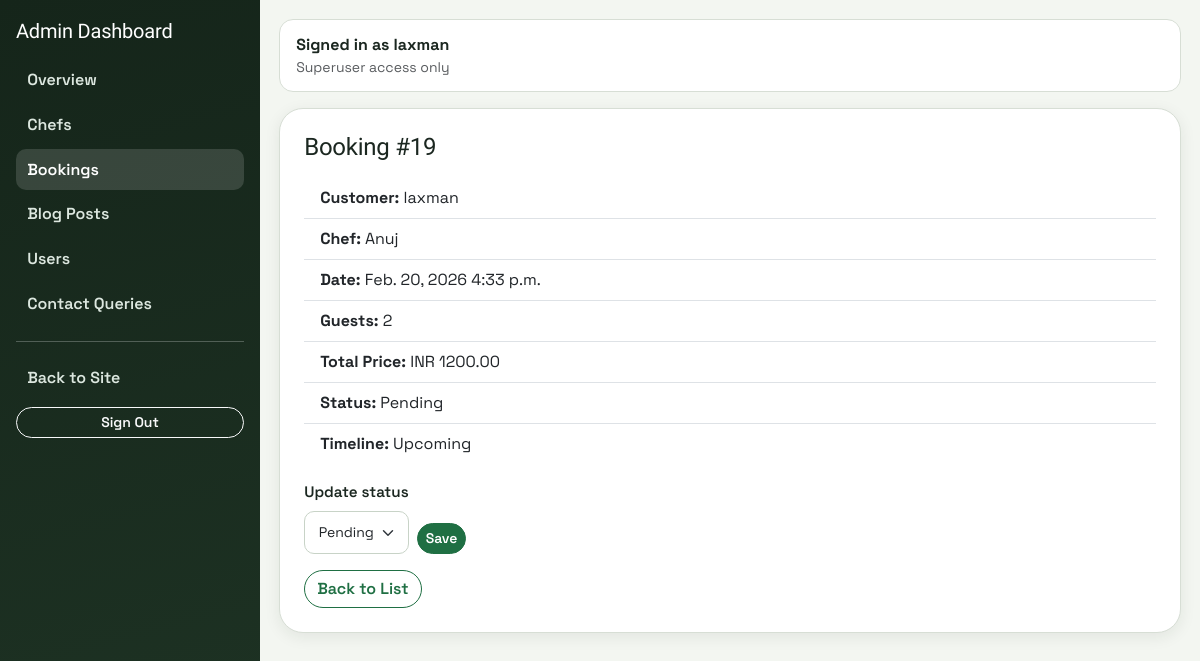
The app's page /myadmin/bookings/view/19/ (signed in) with its own data.
### booking/models.py (models this page shows, shortened)
class Booking(models.Model):
    STATUS_CHOICES = [
        ('Pending', 'Pending'),
        ('Accepted', 'Accepted'),
        ('Rejected', 'Rejected'),
    ]
    customer = models.ForeignKey(settings.AUTH_USER_MODEL, on_delete=models.CASCADE)
    chef = models.ForeignKey('Chef', on_delete=models.CASCADE)
    date = models.DateField()
    time = models.TimeField()
    person = models.PositiveIntegerField()
    total_price = models.DecimalField(max_digits=8, decimal_places=2)
    status = models.CharField(max_length=20, choices=STATUS_CHOICES, default='Pending', db_index=True)
    is_deleted = models.BooleanField(default=False, db_index=True)
    deleted_at = models.DateTimeField(blank=True, null=True)
    deleted_by = models.ForeignKey(
        settings.AUTH_USER_MODEL,
        on_delete=models.SET_NULL,
        null=True,
        blank=True,
        related_name="deleted_bookings",
    )
    objects = ActiveBookingManager()
    all_objects = BookingQuerySet.as_manager()
    @property
    def scheduled_at(self):
        return datetime.combine(self.date, self.time).replace(tzinfo=dt_timezone.utc)
    @property
    def is_past(self):
        return self.scheduled_at < timezone.now()
    class Meta:
        indexes = [
            models.Index(fields=["date"]),
            models.Index(fields=["status", "date"]),
            models.Index(fields=["is_deleted", "date"]),
        ]

class Chef(models.Model):
    user = models.OneToOneField(settings.AUTH_USER_MODEL, on_delete=models.CASCADE)
    name = models.CharField(max_length=100)
    specialty = models.CharField(max_length=200)
    experience = models.PositiveIntegerField()  # years
    team_members = models.PositiveIntegerField(
        validators=[MinValueValidator(2)],
        blank=True,
        null=True
    )
    price_per_person = models.DecimalField(max_digits=8, decimal_places=2)
    image = models.ImageField(upload_to='chef_dishes/', blank=True, null=True)

### custom_admin/views.py (the view)
# urls.py: path("bookings/view/<int:pk>/", views.booking_view, name="booking_view"),
@admin_required
def booking_view(request, pk):
    booking = get_object_or_404(Booking.all_objects.select_related("customer", "chef"), pk=pk)
    status_form = BookingStatusForm(instance=booking)
    return render(request, "custom_admin/booking_view.html", {"booking": booking, "status_form": status_form})

### custom_admin/forms.py
class BookingStatusForm(forms.ModelForm):
    class Meta:
        model = Booking
        fields = ["status"]
        widgets = {
            "status": forms.Select(attrs={"class": "form-select form-select-sm"}),
        }

### booking/context_processors.py (called while the page is built)
def chef_context(request):
    chef = None
    profile = None
    is_admin_user = False
    if request.user.is_authenticated:
        chef = Chef.objects.filter(user=request.user).first()
        profile = getattr(request.user, "profile", None)
        is_admin_user = request.user.is_superuser
    return {"chef": chef, "user_profile": profile, "is_admin_user": is_admin_user}

### custom_admin/views.py (called while the page is built)
def admin_required(view_func):
    @wraps(view_func)
    def wrapper(request, *args, **kwargs):
        if not request.user.is_authenticated:
            login_url = reverse("custom_admin:login")
            return redirect(f"{login_url}?next={request.path}")
        if not request.user.is_superuser:
            return HttpResponseForbidden("You do not have permission to access this module.")
        return view_func(request, *args, **kwargs)
    return wrapper

### custom_admin/templates/custom_admin/booking_view.html (shortened to what this page needs)
{% extends "custom_admin/base.html" %}
{% block content %}
<div class="page-card p-4" style="max-width:920px;">
  <h2 class="h4 mb-3">Booking #{{ booking.pk }}</h2>
  <ul class="list-group list-group-flush mb-3">
    <li class="list-group-item"><strong>Customer:</strong> {{ booking.customer.username }}</li>
    <li class="list-group-item"><strong>Chef:</strong> {{ booking.chef.name }}</li>
    <li class="list-group-item"><strong>Date:</strong> {{ booking.date }} {{ booking.time }}</li>
    <li class="list-group-item"><strong>Guests:</strong> {{ booking.person }}</li>
    <li class="list-group-item"><strong>Total Price:</strong> INR {{ booking.total_price }}</li>
    <li class="list-group-item"><strong>Status:</strong> {{ booking.status }}</li>
    <li class="list-group-item"><strong>Timeline:</strong> {% if booking.is_deleted %}Archived{% elif booking.is_past %}Past{% else %}Upcoming{% endif %}</li>
  </ul>
  {% if not booking.is_deleted %}
  <form method="post" action="{% url 'custom_admin:booking_update_status' booking.pk %}" class="d-flex gap-2 align-items-end">
    <div>
      <label class="form-label">Update status</label>
      {{ status_form.status }}
    </div>
    <button type="submit" class="btn btn-primary btn-sm">Save</button>
  </form>
  {% else %}
  <p class="text-muted">Archived bookings cannot be updated.</p>
  {% endif %}
  <a href="{% url 'custom_admin:booking_list' %}" class="btn btn-outline-primary mt-3">Back to List</a>
</div>
{% endblock %}

### custom_admin/templates/custom_admin/base.html (shortened to what this page needs)
{% load static %}
<!DOCTYPE html>
<html lang="en">
<head>
  <link href="https://cdn.jsdelivr.net/npm/bootstrap@5.3.3/dist/css/bootstrap.min.css" rel="stylesheet" />
  <link href="{% static 'css/site.css' %}" rel="stylesheet" />
</head>
<body>
  <div class="admin-shell">
    <aside class="admin-sidebar">
      <h1 class="h5 text-white mb-3">Admin Dashboard</h1>
      <a href="{% url 'custom_admin:dashboard' %}" class="{% if request.resolver_match.url_name == 'dashboard' %}active{% endif %}">Overview</a>
      <a href="{% url 'custom_admin:chef_list' %}" class="{% if request.resolver_match.url_name == 'chef_list' or request.resolver_match.url_name == 'chef_add' or request.resolver_match.url_name == 'chef_edit' %}active{% endif %}">Chefs</a>
      <a href="{% url 'custom_admin:booking_list' %}" class="{% if request.resolver_match.url_name == 'booking_list' or request.resolver_match.url_name == 'booking_view' %}active{% endif %}">Bookings</a>
      <a href="{% url 'custom_admin:blog_list' %}" class="">Blog Posts</a>
      <a href="{% url 'custom_admin:user_list' %}" class="">Users</a>
      <a href="{% url 'custom_admin:contact_query_list' %}" class="{% if request.resolver_match.url_name == 'contact_query_list' or request.resolver_match.url_name == 'contact_query_view' %}active{% endif %}">Contact Queries</a>
      <hr class="border-light" />
      <a href="{% url 'home' %}">Back to Site</a>
      <form action="{% url 'custom_admin:logout' %}" method="post" class="mt-2">
        <button type="submit" class="btn btn-outline-light btn-sm w-100">Sign Out</button>
      </form>
    </aside>
    <main class="admin-main">
      <div class="admin-topbar d-flex justify-content-between align-items-center">
        <div>
          <strong>Signed in as {{ request.user.username }}</strong>
          <div class="text-muted small">Superuser access only</div>
        </div>
      </div>
      {% block content %}{% endblock %}
    </main>
  </div>
</body>
</html>

### static/css/site.css (style rules this page uses)
:root { --bg: #f5f7f3; --surface: #ffffff; --surface-muted: #eef2ea; --text: #1b2720; --text-muted: #4b5d50; --primary: #1f6f43; --primary-strong: #165233; --accent: #b87a2a; --border: #d7ded5; --danger: #a53838; --radius-sm: 10px; --radius-md: 16px; --radius-lg: 24px; --shadow-sm: 0 4px 16px rgba(22, 38, 28, 0.08); --shadow-md: 0 12px 36px rgba(22, 38, 28, 0.13); }
* { box-sizing: border-box; }
html, body { margin: 0; padding: 0; }
body { font-family: "Space Grotesk", "Segoe UI", sans-serif; color: var(--text); background: radial-gradient(circle at 10% 10%, #dfeadb 0%, rgba(223, 234, 219, 0) 40%), linear-gradient(180deg, #f9fbf8 0%, #eef3ec 100%); min-height: 100vh; }
h1, h2, h3, h4, h5, h6 { font-family: "Sora", "Segoe UI", sans-serif; letter-spacing: -0.01em; margin-top: 0; color: #132117; }
a { color: var(--primary); }
.page-card { background: var(--surface); border: 1px solid var(--border); border-radius: var(--radius-lg); box-shadow: var(--shadow-sm); }
.form-label { font-weight: 600; font-size: 0.95rem; }
.form-control, .form-select { border-radius: var(--radius-sm); border-color: #c8d3c7; padding: 0.62rem 0.85rem; }
.btn { border-radius: 999px; font-weight: 600; }
.btn-primary { border-color: var(--primary); background: var(--primary); }
.btn-outline-primary { color: var(--primary); border-color: var(--primary); }

### custom_admin/templates/custom_admin/base.html (style rules this page uses)
.admin-shell { min-height: 100vh; display: grid; grid-template-columns: 260px 1fr; }
.admin-sidebar { background: linear-gradient(165deg, #15251a, #1e3324); color: #dce7df; padding: 1.2rem 1rem; }
.admin-sidebar a { color: #dce7df; text-decoration: none; display: block; padding: .55rem .7rem; border-radius: 10px; margin-bottom: .2rem; font-weight: 600; }
.admin-sidebar a:hover, .admin-sidebar a.active { background: rgba(255,255,255,.14); color: #fff; }
.admin-main { padding: 1.2rem; background: #f3f6f1; }
.admin-topbar { background: #fff; border: 1px solid #d7ded5; border-radius: 14px; padding: .8rem 1rem; margin-bottom: 1rem; }

### records on screen
Booking: pk "19", customer.username "laxman", chef.name "Anuj", date "Feb. 20, 2026", time "4:33 p.m.", person "2", total_price "1200.00", status "Pending"

### other values on screen
{{ request.user.username }} "laxman"
